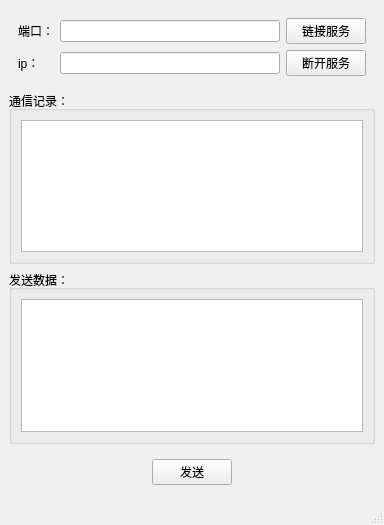
<?xml version="1.0" encoding="UTF-8"?>
<ui version="4.0">
 <class>MainWindow</class>
 <widget class="QMainWindow" name="MainWindow">
  <property name="geometry">
   <rect>
    <x>0</x>
    <y>0</y>
    <width>384</width>
    <height>525</height>
   </rect>
  </property>
  <property name="windowTitle">
   <string>客户端</string>
  </property>
  <widget class="QWidget" name="centralwidget">
   <layout class="QVBoxLayout" name="verticalLayout">
    <item>
     <widget class="QWidget" name="widget" native="true">
      <layout class="QGridLayout" name="gridLayout">
       <item row="0" column="1">
        <widget class="QLineEdit" name="port_2"/>
       </item>
       <item row="0" column="0">
        <widget class="QLabel" name="duankou">
         <property name="text">
          <string>端口：</string>
         </property>
        </widget>
       </item>
       <item row="1" column="0">
        <widget class="QLabel" name="duankou_2">
         <property name="text">
          <string>ip：</string>
         </property>
        </widget>
       </item>
       <item row="1" column="1">
        <widget class="QLineEdit" name="ip"/>
       </item>
       <item row="0" column="3">
        <widget class="QPushButton" name="connect">
         <property name="text">
          <string>链接服务</string>
         </property>
        </widget>
       </item>
       <item row="1" column="3">
        <widget class="QPushButton" name="disconnect">
         <property name="text">
          <string>断开服务</string>
         </property>
        </widget>
       </item>
      </layout>
     </widget>
    </item>
    <item>
     <widget class="QGroupBox" name="groupBox">
      <property name="title">
       <string>通信记录：</string>
      </property>
      <layout class="QHBoxLayout" name="horizontalLayout_2">
       <item>
        <widget class="QTextEdit" name="record"/>
       </item>
      </layout>
     </widget>
    </item>
    <item>
     <widget class="QGroupBox" name="groupBox_2">
      <property name="title">
       <string>发送数据：</string>
      </property>
      <layout class="QHBoxLayout" name="horizontalLayout_3">
       <item>
        <widget class="QTextEdit" name="sendmsg"/>
       </item>
      </layout>
     </widget>
    </item>
    <item>
     <widget class="QWidget" name="widget_2" native="true">
      <layout class="QHBoxLayout" name="horizontalLayout_4">
       <item>
        <spacer name="horizontalSpacer">
         <property name="orientation">
          <enum>Qt::Horizontal</enum>
         </property>
         <property name="sizeHint" stdset="0">
          <size>
           <width>127</width>
           <height>20</height>
          </size>
         </property>
        </spacer>
       </item>
       <item>
        <widget class="QPushButton" name="send">
         <property name="text">
          <string>发送</string>
         </property>
        </widget>
       </item>
       <item>
        <spacer name="horizontalSpacer_2">
         <property name="orientation">
          <enum>Qt::Horizontal</enum>
         </property>
         <property name="sizeHint" stdset="0">
          <size>
           <width>126</width>
           <height>20</height>
          </size>
         </property>
        </spacer>
       </item>
      </layout>
     </widget>
    </item>
   </layout>
  </widget>
  <widget class="QMenuBar" name="menubar">
   <property name="geometry">
    <rect>
     <x>0</x>
     <y>0</y>
     <width>384</width>
     <height>23</height>
    </rect>
   </property>
  </widget>
  <widget class="QStatusBar" name="statusbar"/>
 </widget>
 <resources/>
 <connections/>
</ui>
